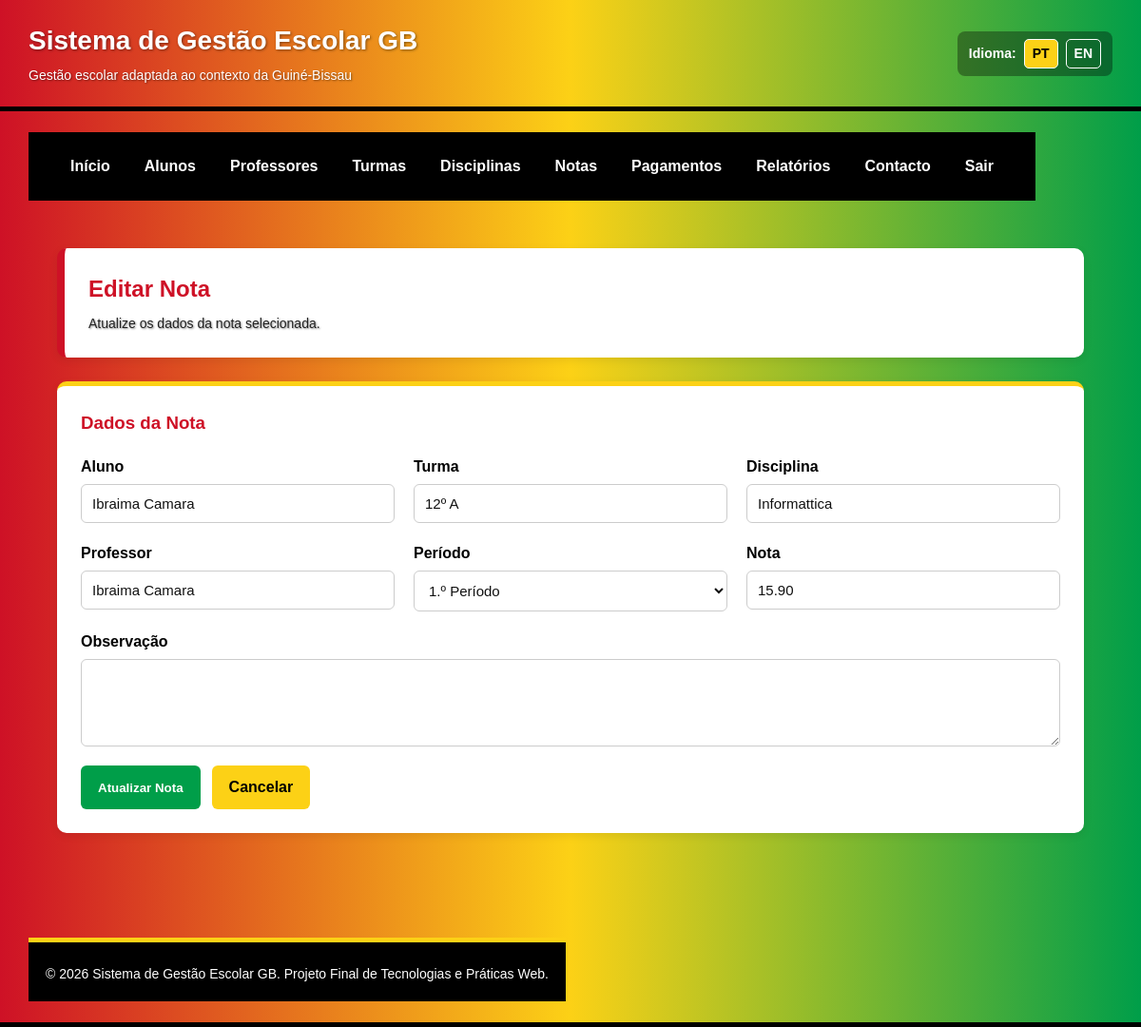
The page /editar_nota.php?id=4 on the database its author committed.
### tables this page shows
CREATE TABLE IF NOT EXISTS `notas` (
  `id_nota` int NOT NULL AUTO_INCREMENT,
  `aluno` varchar(120) NOT NULL,
  `turma` varchar(50) NOT NULL,
  `disciplina` varchar(100) NOT NULL,
  `professor` varchar(120) NOT NULL,
  `periodo` enum('1_periodo','2_periodo','3_periodo','final') NOT NULL,
  `nota` decimal(5,2) NOT NULL,
  `observacao` text,
  `criado_em` datetime DEFAULT CURRENT_TIMESTAMP,
  PRIMARY KEY (`id_nota`)
);

### editar_nota.php (the view, shortened to what this page needs)
<?php
require_once 'config/conexao.php';
$id_nota = intval($_GET["id"]);
$sql = "SELECT * FROM notas WHERE id_nota = ?";
$stmt = mysqli_prepare($conn, $sql);
mysqli_stmt_bind_param($stmt, "i", $id_nota);
mysqli_stmt_execute($stmt);
$resultado = mysqli_stmt_get_result($stmt);
$registo = mysqli_fetch_assoc($resultado);
?>
<?php include 'includes/header.php'; ?>
<?php include 'includes/menu.php'; ?>
<main class="conteudo">
    <section class="cabecalho-pagina">
        <h2>Editar Nota</h2>
        <p>Atualize os dados da nota selecionada.</p>
    </section>
    <section class="formulario-container">
        <h3>Dados da Nota</h3>
        <form class="formulario" method="post" action="editar_nota.php?id=<?php echo $id_nota; ?>">
            <div class="campo">
                <label for="aluno_nota">Aluno</label>
                <input type="text" id="aluno_nota" name="aluno_nota" required maxlength="120"
                       value="<?php echo htmlspecialchars($registo['aluno']); ?>">
            </div>
            <div class="campo">
                <label for="turma_nota">Turma</label>
                <input type="text" id="turma_nota" name="turma_nota" required maxlength="50"
                       value="<?php echo htmlspecialchars($registo['turma']); ?>">
            </div>
            <div class="campo">
                <label for="disciplina_nota">Disciplina</label>
                <input type="text" id="disciplina_nota" name="disciplina_nota" required maxlength="100"
                       value="<?php echo htmlspecialchars($registo['disciplina']); ?>">
            </div>
            <div class="campo">
                <label for="professor_nota">Professor</label>
                <input type="text" id="professor_nota" name="professor_nota" required maxlength="120"
                       value="<?php echo htmlspecialchars($registo['professor']); ?>">
            </div>
            <div class="campo">
                <label for="periodo">Período</label>
                <select id="periodo" name="periodo" required>
                    <option value="1_periodo" <?php if ($registo['periodo'] === '1_periodo') echo 'selected'; ?>>1.º Período</option>
                </select>
            </div>
            <div class="campo">
                <label for="nota">Nota</label>
                <input type="number" id="nota" name="nota" min="0" max="20" step="0.1" required
                       value="<?php echo htmlspecialchars($registo['nota']); ?>">
            </div>
            <div class="campo campo-largo">
                <label for="observacao_nota">Observação</label>
                <textarea id="observacao_nota" name="observacao_nota" rows="4"><?php echo htmlspecialchars($registo['observacao']); ?></textarea>
            </div>
            <div class="botoes-formulario">
                <button type="submit" class="botao">Atualizar Nota</button>
                <a href="notas.php" class="botao-secundario">Cancelar</a>
            </div>
        </form>
    </section>
</main>
<?php include 'includes/footer.php'; ?>

### css/style.css (style rules this page uses)
:root { --gb-vermelho: #CE1126; --gb-amarelo: #FCD116; --gb-verde: #009E49; --gb-preto: #000000; --gb-azul: #003366; --gb-branco: #ffffff; --gb-cinza-fundo: #f4f6f8; --gb-cinza-texto: #222222; --gb-cinza-borda: #dddddd; }
* { margin: 0; padding: 0; box-sizing: border-box; }
html, body { font-family: Arial, Helvetica, sans-serif; background-color: var(--gb-cinza-fundo); color: var(--gb-cinza-texto); line-height: 1.5; }
.topo p { font-size: 14px; margin-top: 5px; color: var(--gb-branco); text-shadow: 1px 1px 2px rgba(0,0,0,0.45); }
.conteudo { padding: 30px; }
.cabecalho-pagina { background-color: var(--gb-branco); padding: 25px; border-radius: 10px; margin-bottom: 25px; box-shadow: 0 3px 10px rgba(0,0,0,0.08); border-left: 8px solid var(--gb-vermelho); }
.cabecalho-pagina h2 { color: var(--gb-vermelho); margin-bottom: 8px; }
.cabecalho-pagina p { color: var(--gb-cinza-texto); }
.formulario-container, .tabela-container, .info-contacto { background-color: var(--gb-branco); padding: 25px; border-radius: 10px; margin-bottom: 30px; box-shadow: 0 3px 10px rgba(0,0,0,0.08); }
.formulario-container { border-top: 5px solid var(--gb-amarelo); }
.formulario-container h3, .tabela-container h3, .info-contacto h3 { color: var(--gb-vermelho); margin-bottom: 20px; }
.formulario { display: flex; flex-wrap: wrap; gap: 20px; }
.campo { flex: 1 1 250px; display: flex; flex-direction: column; }
.campo-largo { flex: 1 1 100%; }
.campo label { font-weight: bold; margin-bottom: 6px; color: var(--gb-preto); }
.campo input, .campo select, .campo textarea { padding: 11px; border: 1px solid #cccccc; border-radius: 6px; font-size: 15px; background-color: var(--gb-branco); color: #111111; }
.botoes-formulario { flex: 1 1 100%; display: flex; gap: 12px; flex-wrap: wrap; }
.botao, .botao-secundario, .acao { display: inline-block; padding: 11px 18px; border-radius: 6px; border: none; cursor: pointer; font-weight: bold; text-decoration: none; transition: 0.3s; }
.botao { background-color: var(--gb-verde); color: var(--gb-branco); }
.botao-secundario { background-color: var(--gb-amarelo); color: var(--gb-preto); }

### rows shown on the page
notas: aluno_nota "Ibraima Camara", turma_nota "12º A", disciplina_nota "Informattica", professor_nota "Ibraima Camara", periodo "1.º Período", nota "15.90"

### other values the page prints
t("nome_sistema") "Sistema de Gestão Escolar GB"
t("subtitulo_sistema") "Gestão escolar adaptada ao contexto da Guiné-Bissau"
t("idioma") "Idioma"
t("menu_inicio") "Início"
t("menu_alunos") "Alunos"
t("menu_professores") "Professores"
t("menu_turmas") "Turmas"
t("menu_disciplinas") "Disciplinas"
t("menu_notas") "Notas"
t("menu_pagamentos") "Pagamentos"
t("menu_relatorios") "Relatórios"
t("menu_contacto") "Contacto"
